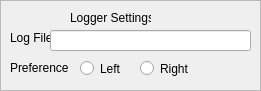
   <widget class="QFrame" name="frame_3">
    <property name="geometry">
     <rect>
      <x>660</x>
      <y>540</y>
      <width>261</width>
      <height>91</height>
     </rect>
    </property>
    <property name="frameShape">
     <enum>QFrame::StyledPanel</enum>
    </property>
    <property name="frameShadow">
     <enum>QFrame::Raised</enum>
    </property>
    <widget class="QLabel" name="labelFile">
     <property name="geometry">
      <rect>
       <x>10</x>
       <y>30</y>
       <width>41</width>
       <height>16</height>
      </rect>
     </property>
     <property name="text">
      <string>Log File</string>
     </property>
    </widget>
    <widget class="QLineEdit" name="lineEditLog">
     <property name="geometry">
      <rect>
       <x>50</x>
       <y>30</y>
       <width>201</width>
       <height>21</height>
      </rect>
     </property>
    </widget>
    <widget class="QLabel" name="labelFile_4">
     <property name="geometry">
      <rect>
       <x>10</x>
       <y>60</y>
       <width>61</width>
       <height>16</height>
      </rect>
     </property>
     <property name="text">
      <string>Preference</string>
     </property>
    </widget>
    <widget class="QRadioButton" name="radioButtonRight">
     <property name="geometry">
      <rect>
       <x>140</x>
       <y>60</y>
       <width>51</width>
       <height>17</height>
      </rect>
     </property>
     <property name="text">
      <string>Right</string>
     </property>
    </widget>
    <widget class="QRadioButton" name="radioButtonLeft">
     <property name="geometry">
      <rect>
       <x>80</x>
       <y>60</y>
       <width>41</width>
       <height>17</height>
      </rect>
     </property>
     <property name="text">
      <string>Left</string>
     </property>
    </widget>
    <widget class="QLabel" name="label_29">
     <property name="geometry">
      <rect>
       <x>70</x>
       <y>10</y>
       <width>81</width>
       <height>16</height>
      </rect>
     </property>
     <property name="text">
      <string>Logger Settings</string>
     </property>
    </widget>
   </widget>
